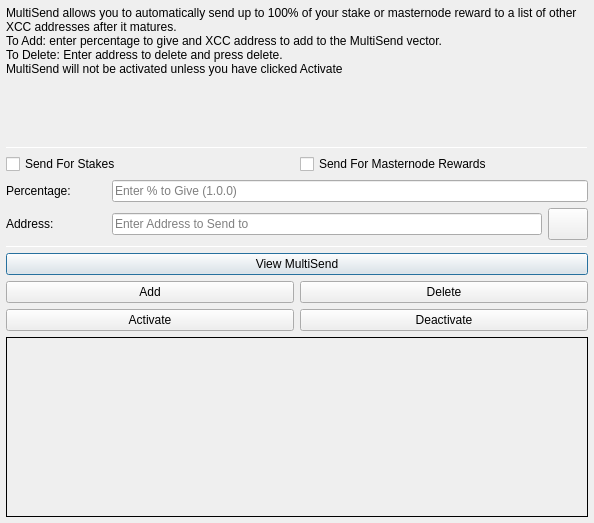
<?xml version="1.0" encoding="UTF-8"?>
<ui version="4.0">
 <class>MultiSendDialog</class>
 <widget class="QDialog" name="MultiSendDialog">
  <property name="windowModality">
   <enum>Qt::NonModal</enum>
  </property>
  <property name="geometry">
   <rect>
    <x>0</x>
    <y>0</y>
    <width>594</width>
    <height>523</height>
   </rect>
  </property>
  <property name="windowTitle">
   <string>MultiSend</string>
  </property>
  <layout class="QVBoxLayout" name="verticalLayout" stretch="0">
   <property name="leftMargin">
    <number>6</number>
   </property>
   <property name="topMargin">
    <number>6</number>
   </property>
   <property name="rightMargin">
    <number>6</number>
   </property>
   <property name="bottomMargin">
    <number>6</number>
   </property>
   <item>
    <layout class="QVBoxLayout" name="verticalLayout_Main" stretch="1,1,1,1,1,1">
     <item>
      <widget class="QLabel" name="label_2">
       <property name="lineWidth">
        <number>1</number>
       </property>
       <property name="text">
        <string>MultiSend allows you to automatically send up to 100% of your stake or masternode reward to a list of other XCC addresses after it matures.
To Add: enter percentage to give and XCC address to add to the MultiSend vector.
To Delete: Enter address to delete and press delete.
MultiSend will not be activated unless you have clicked Activate</string>
       </property>
       <property name="alignment">
        <set>Qt::AlignLeading|Qt::AlignLeft|Qt::AlignTop</set>
       </property>
       <property name="wordWrap">
        <bool>true</bool>
       </property>
      </widget>
     </item>
     <item>
      <widget class="Line" name="line">
       <property name="minimumSize">
        <size>
         <width>0</width>
         <height>1</height>
        </size>
       </property>
       <property name="maximumSize">
        <size>
         <width>16777215</width>
         <height>1</height>
        </size>
       </property>
       <property name="orientation">
        <enum>Qt::Horizontal</enum>
       </property>
      </widget>
     </item>
     <item>
      <layout class="QVBoxLayout" name="verticalLayout_Settings">
       <item>
        <layout class="QHBoxLayout" name="horizontalLayout">
         <item>
          <widget class="QCheckBox" name="multiSendStakeCheckBox">
           <property name="text">
            <string>Send For Stakes</string>
           </property>
          </widget>
         </item>
         <item>
          <widget class="QCheckBox" name="multiSendMasternodeCheckBox">
           <property name="text">
            <string>Send For Masternode Rewards</string>
           </property>
          </widget>
         </item>
        </layout>
       </item>
       <item>
        <layout class="QHBoxLayout" name="horizontalLayout_6">
         <item>
          <widget class="QLabel" name="label">
           <property name="minimumSize">
            <size>
             <width>100</width>
             <height>0</height>
            </size>
           </property>
           <property name="toolTip">
            <string>Percentage of stake to send</string>
           </property>
           <property name="text">
            <string>Percentage:</string>
           </property>
          </widget>
         </item>
         <item>
          <widget class="QLineEdit" name="multiSendPercentEdit">
           <property name="toolTip">
            <string>Enter whole numbers 1 - 100</string>
           </property>
           <property name="placeholderText">
            <string>Enter % to Give (1.0.0)</string>
           </property>
          </widget>
         </item>
        </layout>
       </item>
       <item>
        <layout class="QHBoxLayout" name="horizontalLayout_7">
         <item>
          <widget class="QLabel" name="label_5">
           <property name="minimumSize">
            <size>
             <width>100</width>
             <height>0</height>
            </size>
           </property>
           <property name="toolTip">
            <string>Address to send portion of stake to</string>
           </property>
           <property name="text">
            <string>Address:</string>
           </property>
          </widget>
         </item>
         <item>
          <widget class="QLineEdit" name="multiSendAddressEdit">
           <property name="toolTip">
            <string/>
           </property>
           <property name="placeholderText">
            <string>Enter Address to Send to</string>
           </property>
          </widget>
         </item>
         <item>
          <widget class="QPushButton" name="addressBookButton">
           <property name="maximumSize">
            <size>
             <width>16777215</width>
             <height>32</height>
            </size>
           </property>
           <property name="toolTip">
            <string>Choose an address from the address book</string>
           </property>
           <property name="text">
            <string/>
           </property>
           <property name="icon">
            <iconset resource="../cobaltcash.qrc">
             <normaloff>:/icons/address-book</normaloff>:/icons/address-book</iconset>
           </property>
           <property name="shortcut">
            <string>Alt+A</string>
           </property>
           <property name="autoDefault">
            <bool>false</bool>
           </property>
          </widget>
         </item>
        </layout>
       </item>
      </layout>
     </item>
     <item>
      <widget class="Line" name="line_2">
       <property name="minimumSize">
        <size>
         <width>0</width>
         <height>1</height>
        </size>
       </property>
       <property name="maximumSize">
        <size>
         <width>16777215</width>
         <height>1</height>
        </size>
       </property>
       <property name="orientation">
        <enum>Qt::Horizontal</enum>
       </property>
      </widget>
     </item>
     <item>
      <layout class="QVBoxLayout" name="verticalLayout_Buttons">
       <item>
        <layout class="QHBoxLayout" name="horizontalLayout_4">
         <item>
          <widget class="QPushButton" name="viewButton">
           <property name="toolTip">
            <string/>
           </property>
           <property name="statusTip">
            <string>View MultiSend Vector</string>
           </property>
           <property name="text">
            <string>View MultiSend</string>
           </property>
          </widget>
         </item>
        </layout>
       </item>
       <item>
        <layout class="QHBoxLayout" name="horizontalLayout_2">
         <item>
          <widget class="QPushButton" name="addButton">
           <property name="toolTip">
            <string/>
           </property>
           <property name="statusTip">
            <string>Add to MultiSend Vector</string>
           </property>
           <property name="text">
            <string>Add</string>
           </property>
          </widget>
         </item>
         <item>
          <widget class="QPushButton" name="deleteButton">
           <property name="toolTip">
            <string/>
           </property>
           <property name="statusTip">
            <string>Delete Address From MultiSend Vector</string>
           </property>
           <property name="text">
            <string>Delete</string>
           </property>
          </widget>
         </item>
        </layout>
       </item>
       <item>
        <layout class="QHBoxLayout" name="horizontalLayout_5">
         <item>
          <widget class="QPushButton" name="activateButton">
           <property name="statusTip">
            <string>Activate MultiSend</string>
           </property>
           <property name="text">
            <string>Activate</string>
           </property>
          </widget>
         </item>
         <item>
          <widget class="QPushButton" name="disableButton">
           <property name="statusTip">
            <string>Deactivate MultiSend</string>
           </property>
           <property name="text">
            <string>Deactivate</string>
           </property>
          </widget>
         </item>
        </layout>
       </item>
      </layout>
     </item>
     <item>
      <widget class="QLabel" name="message">
       <property name="minimumSize">
        <size>
         <width>0</width>
         <height>180</height>
        </size>
       </property>
       <property name="frameShape">
        <enum>QFrame::Panel</enum>
       </property>
       <property name="frameShadow">
        <enum>QFrame::Plain</enum>
       </property>
       <property name="lineWidth">
        <number>1</number>
       </property>
       <property name="midLineWidth">
        <number>1</number>
       </property>
       <property name="text">
        <string/>
       </property>
       <property name="alignment">
        <set>Qt::AlignLeading|Qt::AlignLeft|Qt::AlignTop</set>
       </property>
       <property name="wordWrap">
        <bool>true</bool>
       </property>
      </widget>
     </item>
    </layout>
   </item>
  </layout>
 </widget>
 <resources>
  <include location="../cobaltcash.qrc"/>
 </resources>
 <connections/>
</ui>
